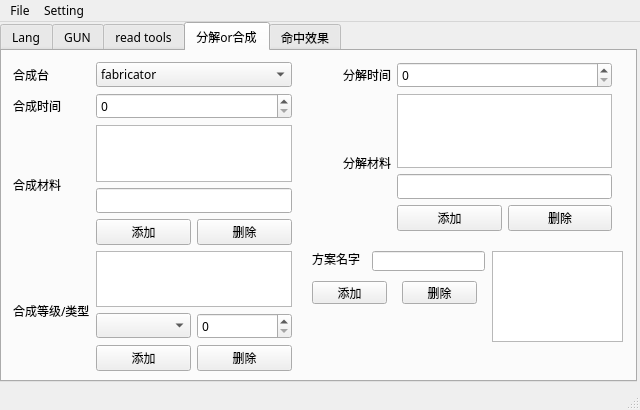
<?xml version="1.0" encoding="UTF-8"?>
<ui version="4.0">
 <class>MainWindow</class>
 <widget class="QMainWindow" name="MainWindow">
  <property name="enabled">
   <bool>true</bool>
  </property>
  <property name="geometry">
   <rect>
    <x>0</x>
    <y>0</y>
    <width>640</width>
    <height>410</height>
   </rect>
  </property>
  <property name="minimumSize">
   <size>
    <width>640</width>
    <height>410</height>
   </size>
  </property>
  <property name="windowTitle">
   <string>MainWindow</string>
  </property>
  <widget class="QWidget" name="centralWidget">
   <property name="minimumSize">
    <size>
     <width>640</width>
     <height>360</height>
    </size>
   </property>
   <property name="font">
    <font>
     <family>Bender</family>
    </font>
   </property>
   <widget class="QTabWidget" name="tabWidget">
    <property name="geometry">
     <rect>
      <x>0</x>
      <y>0</y>
      <width>637</width>
      <height>360</height>
     </rect>
    </property>
    <property name="currentIndex">
     <number>3</number>
    </property>
    <widget class="QWidget" name="tab">
     <property name="minimumSize">
      <size>
       <width>640</width>
       <height>360</height>
      </size>
     </property>
     <attribute name="title">
      <string>Lang</string>
     </attribute>
     <widget class="QWidget" name="gridLayoutWidget">
      <property name="geometry">
       <rect>
        <x>0</x>
        <y>0</y>
        <width>241</width>
        <height>171</height>
       </rect>
      </property>
      <layout class="QGridLayout" name="gridLayout">
       <item row="2" column="1">
        <widget class="QLineEdit" name="lineEdit_3"/>
       </item>
       <item row="1" column="0">
        <widget class="QLabel" name="label_2">
         <property name="font">
          <font>
           <family>Bender</family>
           <pointsize>10</pointsize>
          </font>
         </property>
         <property name="text">
          <string>ID:</string>
         </property>
        </widget>
       </item>
       <item row="2" column="0">
        <widget class="QLabel" name="label_4">
         <property name="font">
          <font>
           <family>Bender</family>
           <pointsize>10</pointsize>
          </font>
         </property>
         <property name="text">
          <string>About:</string>
         </property>
        </widget>
       </item>
       <item row="0" column="1">
        <widget class="QLineEdit" name="lineEdit_2"/>
       </item>
       <item row="1" column="1">
        <widget class="QLineEdit" name="lineEdit"/>
       </item>
       <item row="0" column="0">
        <widget class="QLabel" name="label">
         <property name="font">
          <font>
           <family>Bender</family>
           <pointsize>10</pointsize>
          </font>
         </property>
         <property name="text">
          <string>Name:</string>
         </property>
        </widget>
       </item>
       <item row="3" column="1">
        <widget class="QComboBox" name="comboBox">
         <item>
          <property name="text">
           <string/>
          </property>
         </item>
         <item>
          <property name="text">
           <string>SimplifiedChinese.xml</string>
          </property>
         </item>
         <item>
          <property name="text">
           <string>English.xml</string>
          </property>
         </item>
        </widget>
       </item>
       <item row="3" column="0">
        <widget class="QLabel" name="label_3">
         <property name="font">
          <font>
           <family>Bender</family>
           <pointsize>10</pointsize>
          </font>
         </property>
         <property name="text">
          <string>Lang:</string>
         </property>
        </widget>
       </item>
      </layout>
     </widget>
     <widget class="QWidget" name="horizontalLayoutWidget">
      <property name="geometry">
       <rect>
        <x>399</x>
        <y>290</y>
        <width>239</width>
        <height>41</height>
       </rect>
      </property>
      <layout class="QHBoxLayout" name="horizontalLayout">
       <item>
        <widget class="QPushButton" name="pushButton_2">
         <property name="text">
          <string>Write</string>
         </property>
        </widget>
       </item>
       <item>
        <widget class="QPushButton" name="pushButton">
         <property name="text">
          <string>Clear</string>
         </property>
        </widget>
       </item>
       <item>
        <widget class="QPushButton" name="pushButton_3">
         <property name="text">
          <string>AutoFile</string>
         </property>
        </widget>
       </item>
      </layout>
     </widget>
     <widget class="QListWidget" name="listWidget">
      <property name="geometry">
       <rect>
        <x>250</x>
        <y>0</y>
        <width>381</width>
        <height>192</height>
       </rect>
      </property>
      <property name="font">
       <font>
        <family>Bender</family>
        <weight>50</weight>
        <italic>false</italic>
        <bold>false</bold>
       </font>
      </property>
      <item>
       <property name="text">
        <string>number       name         ID          Lang           About</string>
       </property>
      </item>
     </widget>
    </widget>
    <widget class="QWidget" name="tab_2">
     <attribute name="title">
      <string>GUN</string>
     </attribute>
     <widget class="QPushButton" name="pushButton_4">
      <property name="geometry">
       <rect>
        <x>520</x>
        <y>300</y>
        <width>75</width>
        <height>23</height>
       </rect>
      </property>
      <property name="text">
       <string>Make</string>
      </property>
     </widget>
    </widget>
    <widget class="QWidget" name="tab_3">
     <attribute name="title">
      <string>read tools</string>
     </attribute>
     <widget class="QTableWidget" name="tableWidget">
      <property name="geometry">
       <rect>
        <x>0</x>
        <y>0</y>
        <width>631</width>
        <height>192</height>
       </rect>
      </property>
      <column>
       <property name="text">
        <string>序号</string>
       </property>
      </column>
      <column>
       <property name="text">
        <string>Name</string>
       </property>
      </column>
      <column>
       <property name="text">
        <string>Id</string>
       </property>
      </column>
      <column>
       <property name="text">
        <string>About</string>
       </property>
      </column>
     </widget>
     <widget class="QPushButton" name="pushButton_5">
      <property name="geometry">
       <rect>
        <x>0</x>
        <y>200</y>
        <width>75</width>
        <height>23</height>
       </rect>
      </property>
      <property name="text">
       <string>读取</string>
      </property>
     </widget>
    </widget>
    <widget class="QWidget" name="tab_4">
     <attribute name="title">
      <string>分解or合成</string>
     </attribute>
     <widget class="QWidget" name="gridLayoutWidget_2">
      <property name="geometry">
       <rect>
        <x>0</x>
        <y>0</y>
        <width>301</width>
        <height>331</height>
       </rect>
      </property>
      <layout class="QGridLayout" name="gridLayout_2">
       <item row="1" column="1">
        <widget class="QSpinBox" name="spinBox"/>
       </item>
       <item row="1" column="0">
        <widget class="QLabel" name="label_6">
         <property name="text">
          <string>合成时间</string>
         </property>
        </widget>
       </item>
       <item row="3" column="0">
        <widget class="QLabel" name="label_8">
         <property name="text">
          <string>合成等级/类型</string>
         </property>
        </widget>
       </item>
       <item row="0" column="1">
        <widget class="QComboBox" name="comboBox_2">
         <item>
          <property name="text">
           <string>fabricator</string>
          </property>
         </item>
         <item>
          <property name="text">
           <string>medicalfabricator</string>
          </property>
         </item>
        </widget>
       </item>
       <item row="0" column="0">
        <widget class="QLabel" name="label_5">
         <property name="text">
          <string>合成台</string>
         </property>
        </widget>
       </item>
       <item row="2" column="1">
        <layout class="QHBoxLayout" name="horizontalLayout_2">
         <item>
          <layout class="QVBoxLayout" name="verticalLayout">
           <item>
            <widget class="QListView" name="listView"/>
           </item>
           <item>
            <widget class="QLineEdit" name="lineEdit_4"/>
           </item>
           <item>
            <layout class="QHBoxLayout" name="horizontalLayout_3">
             <property name="spacing">
              <number>6</number>
             </property>
             <property name="leftMargin">
              <number>0</number>
             </property>
             <item>
              <widget class="QPushButton" name="pushButton_6">
               <property name="text">
                <string>添加</string>
               </property>
              </widget>
             </item>
             <item>
              <widget class="QPushButton" name="pushButton_7">
               <property name="text">
                <string>删除</string>
               </property>
              </widget>
             </item>
            </layout>
           </item>
          </layout>
         </item>
        </layout>
       </item>
       <item row="3" column="1">
        <layout class="QHBoxLayout" name="horizontalLayout_4">
         <item>
          <layout class="QVBoxLayout" name="verticalLayout_2">
           <item>
            <widget class="QListView" name="listView_2"/>
           </item>
           <item>
            <layout class="QHBoxLayout" name="horizontalLayout_6">
             <item>
              <widget class="QComboBox" name="comboBox_3"/>
             </item>
             <item>
              <widget class="QSpinBox" name="spinBox_2"/>
             </item>
            </layout>
           </item>
           <item>
            <layout class="QHBoxLayout" name="horizontalLayout_5">
             <property name="spacing">
              <number>6</number>
             </property>
             <property name="leftMargin">
              <number>0</number>
             </property>
             <item>
              <widget class="QPushButton" name="pushButton_8">
               <property name="text">
                <string>添加</string>
               </property>
              </widget>
             </item>
             <item>
              <widget class="QPushButton" name="pushButton_9">
               <property name="text">
                <string>删除</string>
               </property>
              </widget>
             </item>
            </layout>
           </item>
          </layout>
         </item>
        </layout>
       </item>
       <item row="2" column="0">
        <widget class="QLabel" name="label_7">
         <property name="text">
          <string>合成材料</string>
         </property>
        </widget>
       </item>
      </layout>
     </widget>
     <widget class="QWidget" name="gridLayoutWidget_3">
      <property name="geometry">
       <rect>
        <x>330</x>
        <y>0</y>
        <width>291</width>
        <height>191</height>
       </rect>
      </property>
      <layout class="QGridLayout" name="gridLayout_3">
       <item row="1" column="1">
        <layout class="QHBoxLayout" name="horizontalLayout_7">
         <item>
          <layout class="QVBoxLayout" name="verticalLayout_3">
           <item>
            <widget class="QListView" name="listView_3"/>
           </item>
           <item>
            <widget class="QLineEdit" name="lineEdit_5"/>
           </item>
           <item>
            <layout class="QHBoxLayout" name="horizontalLayout_8">
             <property name="spacing">
              <number>6</number>
             </property>
             <property name="leftMargin">
              <number>0</number>
             </property>
             <item>
              <widget class="QPushButton" name="pushButton_10">
               <property name="text">
                <string>添加</string>
               </property>
              </widget>
             </item>
             <item>
              <widget class="QPushButton" name="pushButton_11">
               <property name="text">
                <string>删除</string>
               </property>
              </widget>
             </item>
            </layout>
           </item>
          </layout>
         </item>
        </layout>
       </item>
       <item row="1" column="0">
        <widget class="QLabel" name="label_12">
         <property name="text">
          <string>分解材料</string>
         </property>
        </widget>
       </item>
       <item row="0" column="1">
        <widget class="QSpinBox" name="spinBox_3"/>
       </item>
       <item row="0" column="0">
        <widget class="QLabel" name="label_9">
         <property name="text">
          <string>分解时间</string>
         </property>
        </widget>
       </item>
      </layout>
     </widget>
     <widget class="QLabel" name="label_10">
      <property name="geometry">
       <rect>
        <x>310</x>
        <y>200</y>
        <width>51</width>
        <height>16</height>
       </rect>
      </property>
      <property name="text">
       <string>方案名字</string>
      </property>
     </widget>
     <widget class="QListWidget" name="listWidget_2">
      <property name="geometry">
       <rect>
        <x>490</x>
        <y>200</y>
        <width>131</width>
        <height>91</height>
       </rect>
      </property>
     </widget>
     <widget class="QLineEdit" name="lineEdit_6">
      <property name="geometry">
       <rect>
        <x>370</x>
        <y>200</y>
        <width>113</width>
        <height>20</height>
       </rect>
      </property>
     </widget>
     <widget class="QPushButton" name="pushButton_12">
      <property name="geometry">
       <rect>
        <x>310</x>
        <y>230</y>
        <width>75</width>
        <height>23</height>
       </rect>
      </property>
      <property name="text">
       <string>添加</string>
      </property>
     </widget>
     <widget class="QPushButton" name="pushButton_13">
      <property name="geometry">
       <rect>
        <x>400</x>
        <y>230</y>
        <width>75</width>
        <height>23</height>
       </rect>
      </property>
      <property name="text">
       <string>删除</string>
      </property>
     </widget>
    </widget>
    <widget class="QWidget" name="tab_5">
     <attribute name="title">
      <string>命中效果</string>
     </attribute>
    </widget>
   </widget>
  </widget>
  <widget class="QMenuBar" name="menuBar">
   <property name="geometry">
    <rect>
     <x>0</x>
     <y>0</y>
     <width>640</width>
     <height>19</height>
    </rect>
   </property>
   <property name="font">
    <font>
     <family>Bender</family>
    </font>
   </property>
   <widget class="QMenu" name="menu1">
    <property name="title">
     <string>File</string>
    </property>
    <addaction name="actionopen"/>
    <addaction name="actionAbout"/>
   </widget>
   <widget class="QMenu" name="menu2">
    <property name="font">
     <font>
      <family>Bender</family>
     </font>
    </property>
    <property name="title">
     <string>Setting</string>
    </property>
    <addaction name="actionSetting"/>
   </widget>
   <addaction name="menu1"/>
   <addaction name="menu2"/>
  </widget>
  <widget class="QStatusBar" name="statusBar"/>
  <action name="actionopen">
   <property name="text">
    <string>open...</string>
   </property>
  </action>
  <action name="actionAbout">
   <property name="text">
    <string>About</string>
   </property>
  </action>
  <action name="actionSetting">
   <property name="text">
    <string>Setting</string>
   </property>
  </action>
 </widget>
 <layoutdefault spacing="6" margin="11"/>
 <resources/>
 <connections>
  <connection>
   <sender>actionAbout</sender>
   <signal>triggered()</signal>
   <receiver>MainWindow</receiver>
   <slot>aboutwindow()</slot>
   <hints>
    <hint type="sourcelabel">
     <x>-1</x>
     <y>-1</y>
    </hint>
    <hint type="destinationlabel">
     <x>319</x>
     <y>204</y>
    </hint>
   </hints>
  </connection>
  <connection>
   <sender>pushButton</sender>
   <signal>clicked()</signal>
   <receiver>lineEdit_2</receiver>
   <slot>clear()</slot>
   <hints>
    <hint type="sourcelabel">
     <x>500</x>
     <y>360</y>
    </hint>
    <hint type="destinationlabel">
     <x>101</x>
     <y>70</y>
    </hint>
   </hints>
  </connection>
  <connection>
   <sender>pushButton</sender>
   <signal>clicked()</signal>
   <receiver>lineEdit</receiver>
   <slot>clear()</slot>
   <hints>
    <hint type="sourcelabel">
     <x>500</x>
     <y>360</y>
    </hint>
    <hint type="destinationlabel">
     <x>145</x>
     <y>115</y>
    </hint>
   </hints>
  </connection>
  <connection>
   <sender>pushButton</sender>
   <signal>clicked()</signal>
   <receiver>lineEdit_3</receiver>
   <slot>clear()</slot>
   <hints>
    <hint type="sourcelabel">
     <x>500</x>
     <y>360</y>
    </hint>
    <hint type="destinationlabel">
     <x>145</x>
     <y>155</y>
    </hint>
   </hints>
  </connection>
  <connection>
   <sender>comboBox</sender>
   <signal>editTextChanged(QString)</signal>
   <receiver>MainWindow</receiver>
   <slot>write_lang(QString)</slot>
   <hints>
    <hint type="sourcelabel">
     <x>145</x>
     <y>195</y>
    </hint>
    <hint type="destinationlabel">
     <x>114</x>
     <y>313</y>
    </hint>
   </hints>
  </connection>
  <connection>
   <sender>lineEdit</sender>
   <signal>textChanged(QString)</signal>
   <receiver>MainWindow</receiver>
   <slot>write_id(QString)</slot>
   <hints>
    <hint type="sourcelabel">
     <x>145</x>
     <y>115</y>
    </hint>
    <hint type="destinationlabel">
     <x>322</x>
     <y>229</y>
    </hint>
   </hints>
  </connection>
  <connection>
   <sender>pushButton_2</sender>
   <signal>clicked()</signal>
   <receiver>MainWindow</receiver>
   <slot>write()</slot>
   <hints>
    <hint type="sourcelabel">
     <x>472</x>
     <y>360</y>
    </hint>
    <hint type="destinationlabel">
     <x>483</x>
     <y>315</y>
    </hint>
   </hints>
  </connection>
  <connection>
   <sender>pushButton_3</sender>
   <signal>clicked()</signal>
   <receiver>MainWindow</receiver>
   <slot>autofile()</slot>
   <hints>
    <hint type="sourcelabel">
     <x>638</x>
     <y>362</y>
    </hint>
    <hint type="destinationlabel">
     <x>546</x>
     <y>315</y>
    </hint>
   </hints>
  </connection>
  <connection>
   <sender>pushButton_4</sender>
   <signal>clicked()</signal>
   <receiver>MainWindow</receiver>
   <slot>make()</slot>
   <hints>
    <hint type="sourcelabel">
     <x>560</x>
     <y>351</y>
    </hint>
    <hint type="destinationlabel">
     <x>507</x>
     <y>306</y>
    </hint>
   </hints>
  </connection>
  <connection>
   <sender>lineEdit_3</sender>
   <signal>textChanged(QString)</signal>
   <receiver>MainWindow</receiver>
   <slot>write_about(QString)</slot>
   <hints>
    <hint type="sourcelabel">
     <x>145</x>
     <y>155</y>
    </hint>
    <hint type="destinationlabel">
     <x>319</x>
     <y>286</y>
    </hint>
   </hints>
  </connection>
  <connection>
   <sender>lineEdit_2</sender>
   <signal>textChanged(QString)</signal>
   <receiver>MainWindow</receiver>
   <slot>write_name(QString)</slot>
   <hints>
    <hint type="sourcelabel">
     <x>101</x>
     <y>70</y>
    </hint>
    <hint type="destinationlabel">
     <x>317</x>
     <y>180</y>
    </hint>
   </hints>
  </connection>
  <connection>
   <sender>pushButton_5</sender>
   <signal>clicked()</signal>
   <receiver>MainWindow</receiver>
   <slot>read()</slot>
   <hints>
    <hint type="sourcelabel">
     <x>43</x>
     <y>251</y>
    </hint>
    <hint type="destinationlabel">
     <x>101</x>
     <y>254</y>
    </hint>
   </hints>
  </connection>
  <connection>
   <sender>spinBox</sender>
   <signal>valueChanged(int)</signal>
   <receiver>MainWindow</receiver>
   <slot>make_fabricatortime(int)</slot>
   <hints>
    <hint type="sourcelabel">
     <x>235</x>
     <y>80</y>
    </hint>
    <hint type="destinationlabel">
     <x>319</x>
     <y>81</y>
    </hint>
   </hints>
  </connection>
  <connection>
   <sender>comboBox_2</sender>
   <signal>editTextChanged(QString)</signal>
   <receiver>MainWindow</receiver>
   <slot>make_fabricator(QString)</slot>
   <hints>
    <hint type="sourcelabel">
     <x>87</x>
     <y>51</y>
    </hint>
    <hint type="destinationlabel">
     <x>317</x>
     <y>51</y>
    </hint>
   </hints>
  </connection>
  <connection>
   <sender>spinBox_3</sender>
   <signal>valueChanged(int)</signal>
   <receiver>MainWindow</receiver>
   <slot>make_deconstructor(int)</slot>
   <hints>
    <hint type="sourcelabel">
     <x>535</x>
     <y>60</y>
    </hint>
    <hint type="destinationlabel">
     <x>515</x>
     <y>61</y>
    </hint>
   </hints>
  </connection>
 </connections>
 <slots>
  <slot>write()</slot>
  <slot>write_name(QString)</slot>
  <slot>write_lang(QString)</slot>
  <slot>write_id(QString)</slot>
  <slot>write_about(QString)</slot>
  <slot>autofile()</slot>
  <slot>aboutwindow()</slot>
  <slot>make()</slot>
  <slot>read()</slot>
  <slot>make_fabricator(QString)</slot>
  <slot>make_fabricatortime(int)</slot>
  <slot>make_deconstructor(int)</slot>
 </slots>
</ui>
